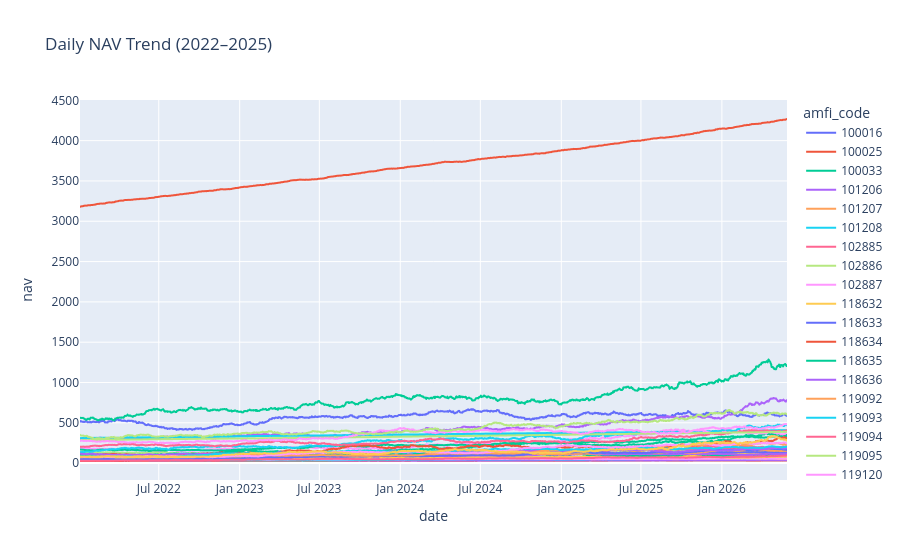

Source (notebook cell):
### Markdown cell above
### Insight 1

Most mutual funds experienced a strong upward NAV trend,
particularly during the 2023 market rally.

Now save the chart created.

### Code cell
nav["date"] = pd.to_datetime(
    nav["date"]
)

fig = px.line(
    nav,
    x="date",
    y="nav",
    color="amfi_code",
    title="Daily NAV Trend (2022–2025)"
)

fig.show()

### Figure 1 — Plotly figure (JSON) as saved in the notebook; plotly's stock layout.template omitted (floating-point values rounded to 4 significant figures; data arrays with more than 128 entries replaced by an {"elided": "..."} marker saying what was removed)
{"data": [{"hovertemplate": "amfi_code=100016<br>date=%{x}<br>nav=%{y}<extra></extra>", "legendgroup": "100016", "line": {"color": "#636efa", "dash": "solid"}, "marker": {"symbol": "circle"}, "mode": "lines", "name": "100016", "showlegend": true, "type": "scattergl", "x": {"elided": "1150 str values"}, "xaxis": "x", "y": {"elided": "1150 float values"}, "yaxis": "y"}, {"hovertemplate": "amfi_code=100025<br>date=%{x}<br>nav=%{y}<extra></extra>", "legendgroup": "100025", "line": {"color": "#EF553B", "dash": "solid"}, "marker": {"symbol": "circle"}, "mode": "lines", "name": "100025", "showlegend": true, "type": "scattergl", "x": {"elided": "1150 str values"}, "xaxis": "x", "y": {"elided": "1150 float values"}, "yaxis": "y"}, {"hovertemplate": "amfi_code=100033<br>date=%{x}<br>nav=%{y}<extra></extra>", "legendgroup": "100033", "line": {"color": "#00cc96", "dash": "solid"}, "marker": {"symbol": "circle"}, "mode": "lines", "name": "100033", "showlegend": true, "type": "scattergl", "x": {"elided": "1150 str values"}, "xaxis": "x", "y": {"elided": "1150 float values"}, "yaxis": "y"}, {"hovertemplate": "amfi_code=101206<br>date=%{x}<br>nav=%{y}<extra></extra>", "legendgroup": "101206", "line": {"color": "#ab63fa", "dash": "solid"}, "marker": {"symbol": "circle"}, "mode": "lines", "name": "101206", "showlegend": true, "type": "scattergl", "x": {"elided": "1150 str values"}, "xaxis": "x", "y": {"elided": "1150 float values"}, "yaxis": "y"}, {"hovertemplate": "amfi_code=101207<br>date=%{x}<br>nav=%{y}<extra></extra>", "legendgroup": "101207", "line": {"color": "#FFA15A", "dash": "solid"}, "marker": {"symbol": "circle"}, "mode": "lines", "name": "101207", "showlegend": true, "type": "scattergl", "x": {"elided": "1150 str values"}, "xaxis": "x", "y": {"elided": "1150 float values"}, "yaxis": "y"}, {"hovertemplate": "amfi_code=101208<br>date=%{x}<br>nav=%{y}<extra></extra>", "legendgroup": "101208", "line": {"color": "#19d3f3", "dash": "solid"}, "marker": {"symbol": "circle"}, "mode": "lines", "name": "101208", "showlegend": true, "type": "scattergl", "x": {"elided": "1150 str values"}, "xaxis": "x", "y": {"elided": "1150 float values"}, "yaxis": "y"}, {"hovertemplate": "amfi_code=102885<br>date=%{x}<br>nav=%{y}<extra></extra>", "legendgroup": "102885", "line": {"color": "#FF6692", "dash": "solid"}, "marker": {"symbol": "circle"}, "mode": "lines", "name": "102885", "showlegend": true, "type": "scattergl", "x": {"elided": "1150 str values"}, "xaxis": "x", "y": {"elided": "1150 float values"}, "yaxis": "y"}, {"hovertemplate": "amfi_code=102886<br>date=%{x}<br>nav=%{y}<extra></extra>", "legendgroup": "102886", "line": {"color": "#B6E880", "dash": "solid"}, "marker": {"symbol": "circle"}, "mode": "lines", "name": "102886", "showlegend": true, "type": "scattergl", "x": {"elided": "1150 str values"}, "xaxis": "x", "y": {"elided": "1150 float values"}, "yaxis": "y"}, {"hovertemplate": "amfi_code=102887<br>date=%{x}<br>nav=%{y}<extra></extra>", "legendgroup": "102887", "line": {"color": "#FF97FF", "dash": "solid"}, "marker": {"symbol": "circle"}, "mode": "lines", "name": "102887", "showlegend": true, "type": "scattergl", "x": {"elided": "1150 str values"}, "xaxis": "x", "y": {"elided": "1150 float values"}, "yaxis": "y"}, {"hovertemplate": "amfi_code=118632<br>date=%{x}<br>nav=%{y}<extra></extra>", "legendgroup": "118632", "line": {"color": "#FECB52", "dash": "solid"}, "marker": {"symbol": "circle"}, "mode": "lines", "name": "118632", "showlegend": true, "type": "scattergl", "x": {"elided": "1150 str values"}, "xaxis": "x", "y": {"elided": "1150 float values"}, "yaxis": "y"}, {"hovertemplate": "amfi_code=118633<br>date=%{x}<br>nav=%{y}<extra></extra>", "legendgroup": "118633", "line": {"color": "#636efa", "dash": "solid"}, "marker": {"symbol": "circle"}, "mode": "lines", "name": "118633", "showlegend": true, "type": "scattergl", "x": {"elided": "1150 str values"}, "xaxis": "x", "y": {"elided": "1150 float values"}, "yaxis": "y"}, {"hovertemplate": "amfi_code=118634<br>date=%{x}<br>nav=%{y}<extra></extra>", "legendgroup": "118634", "line": {"color": "#EF553B", "dash": "solid"}, "marker": {"symbol": "circle"}, "mode": "lines", "name": "118634", "showlegend": true, "type": "scattergl", "x": {"elided": "1150 str values"}, "xaxis": "x", "y": {"elided": "1150 float values"}, "yaxis": "y"}, {"hovertemplate": "amfi_code=118635<br>date=%{x}<br>nav=%{y}<extra></extra>", "legendgroup": "118635", "line": {"color": "#00cc96", "dash": "solid"}, "marker": {"symbol": "circle"}, "mode": "lines", "name": "118635", "showlegend": true, "type": "scattergl", "x": {"elided": "1150 str values"}, "xaxis": "x", "y": {"elided": "1150 float values"}, "yaxis": "y"}, {"hovertemplate": "amfi_code=118636<br>date=%{x}<br>nav=%{y}<extra></extra>", "legendgroup": "118636", "line": {"color": "#ab63fa", "dash": "solid"}, "marker": {"symbol": "circle"}, "mode": "lines", "name": "118636", "showlegend": true, "type": "scattergl", "x": {"elided": "1150 str values"}, "xaxis": "x", "y": {"elided": "1150 float values"}, "yaxis": "y"}, {"hovertemplate": "amfi_code=119092<br>date=%{x}<br>nav=%{y}<extra></extra>", "legendgroup": "119092", "line": {"color": "#FFA15A", "dash": "solid"}, "marker": {"symbol": "circle"}, "mode": "lines", "name": "119092", "showlegend": true, "type": "scattergl", "x": {"elided": "1150 str values"}, "xaxis": "x", "y": {"elided": "1150 float values"}, "yaxis": "y"}, {"hovertemplate": "amfi_code=119093<br>date=%{x}<br>nav=%{y}<extra></extra>", "legendgroup": "119093", "line": {"color": "#19d3f3", "dash": "solid"}, "marker": {"symbol": "circle"}, "mode": "lines", "name": "119093", "showlegend": true, "type": "scattergl", "x": {"elided": "1150 str values"}, "xaxis": "x", "y": {"elided": "1150 float values"}, "yaxis": "y"}, {"hovertemplate": "amfi_code=119094<br>date=%{x}<br>nav=%{y}<extra></extra>", "legendgroup": "119094", "line": {"color": "#FF6692", "dash": "solid"}, "marker": {"symbol": "circle"}, "mode": "lines", "name": "119094", "showlegend": true, "type": "scattergl", "x": {"elided": "1150 str values"}, "xaxis": "x", "y": {"elided": "1150 float values"}, "yaxis": "y"}, {"hovertemplate": "amfi_code=119095<br>date=%{x}<br>nav=%{y}<extra></extra>", "legendgroup": "119095", "line": {"color": "#B6E880", "dash": "solid"}, "marker": {"symbol": "circle"}, "mode": "lines", "name": "119095", "showlegend": true, "type": "scattergl", "x": {"elided": "1150 str values"}, "xaxis": "x", "y": {"elided": "1150 float values"}, "yaxis": "y"}, {"hovertemplate": "amfi_code=119120<br>date=%{x}<br>nav=%{y}<extra></extra>", "legendgroup": "119120", "line": {"color": "#FF97FF", "dash": "solid"}, "marker": {"symbol": "circle"}, "mode": "lines", "name": "119120", "showlegend": true, "type": "scattergl", "x": {"elided": "1150 str values"}, "xaxis": "x", "y": {"elided": "1150 float values"}, "yaxis": "y"}, {"hovertemplate": "amfi_code=119551<br>date=%{x}<br>nav=%{y}<extra></extra>", "legendgroup": "119551", "line": {"color": "#FECB52", "dash": "solid"}, "marker": {"symbol": "circle"}, "mode": "lines", "name": "119551", "showlegend": true, "type": "scattergl", "x": {"elided": "1150 str values"}, "xaxis": "x", "y": {"elided": "1150 float values"}, "yaxis": "y"}, {"hovertemplate": "amfi_code=119552<br>date=%{x}<br>nav=%{y}<extra></extra>", "legendgroup": "119552", "line": {"color": "#636efa", "dash": "solid"}, "marker": {"symbol": "circle"}, "mode": "lines", "name": "119552", "showlegend": true, "type": "scattergl", "x": {"elided": "1150 str values"}, "xaxis": "x", "y": {"elided": "1150 float values"}, "yaxis": "y"}, {"hovertemplate": "amfi_code=119598<br>date=%{x}<br>nav=%{y}<extra></extra>", "legendgroup": "119598", "line": {"color": "#EF553B", "dash": "solid"}, "marker": {"symbol": "circle"}, "mode": "lines", "name": "119598", "showlegend": true, "type": "scattergl", "x": {"elided": "1150 str values"}, "xaxis": "x", "y": {"elided": "1150 float values"}, "yaxis": "y"}, {"hovertemplate": "amfi_code=119599<br>date=%{x}<br>nav=%{y}<extra></extra>", "legendgroup": "119599", "line": {"color": "#00cc96", "dash": "solid"}, "marker": {"symbol": "circle"}, "mode": "lines", "name": "119599", "showlegend": true, "type": "scattergl", "x": {"elided": "1150 str values"}, "xaxis": "x", "y": {"elided": "1150 float values"}, "yaxis": "y"}, {"hovertemplate": "amfi_code=120503<br>date=%{x}<br>nav=%{y}<extra></extra>", "legendgroup": "120503", "line": {"color": "#ab63fa", "dash": "solid"}, "marker": {"symbol": "circle"}, "mode": "lines", "name": "120503", "showlegend": true, "type": "scattergl", "x": {"elided": "1150 str values"}, "xaxis": "x", "y": {"elided": "1150 float values"}, "yaxis": "y"}, {"hovertemplate": "amfi_code=120504<br>date=%{x}<br>nav=%{y}<extra></extra>", "legendgroup": "120504", "line": {"color": "#FFA15A", "dash": "solid"}, "marker": {"symbol": "circle"}, "mode": "lines", "name": "120504", "showlegend": true, "type": "scattergl", "x": {"elided": "1150 str values"}, "xaxis": "x", "y": {"elided": "1150 float values"}, "yaxis": "y"}, {"hovertemplate": "amfi_code=120505<br>date=%{x}<br>nav=%{y}<extra></extra>", "legendgroup": "120505", "line": {"color": "#19d3f3", "dash": "solid"}, "marker": {"symbol": "circle"}, "mode": "lines", "name": "120505", "showlegend": true, "type": "scattergl", "x": {"elided": "1150 str values"}, "xaxis": "x", "y": {"elided": "1150 float values"}, "yaxis": "y"}, {"hovertemplate": "amfi_code=120506<br>date=%{x}<br>nav=%{y}<extra></extra>", "legendgroup": "120506", "line": {"color": "#FF6692", "dash": "solid"}, "marker": {"symbol": "circle"}, "mode": "lines", "name": "120506", "showlegend": true, "type": "scattergl", "x": {"elided": "1150 str values"}, "xaxis": "x", "y": {"elided": "1150 float values"}, "yaxis": "y"}, {"hovertemplate": "amfi_code=120507<br>date=%{x}<br>nav=%{y}<extra></extra>", "legendgroup": "120507", "line": {"color": "#B6E880", "dash": "solid"}, "marker": {"symbol": "circle"}, "mode": "lines", "name": "120507", "showlegend": true, "type": "scattergl", "x": {"elided": "1150 str values"}, "xaxis": "x", "y": {"elided": "1150 float values"}, "yaxis": "y"}, {"hovertemplate": "amfi_code=120841<br>date=%{x}<br>nav=%{y}<extra></extra>", "legendgroup": "120841", "line": {"color": "#FF97FF", "dash": "solid"}, "marker": {"symbol": "circle"}, "mode": "lines", "name": "120841", "showlegend": true, "type": "scattergl", "x": {"elided": "1150 str values"}, "xaxis": "x", "y": {"elided": "1150 float values"}, "yaxis": "y"}, {"hovertemplate": "amfi_code=120842<br>date=%{x}<br>nav=%{y}<extra></extra>", "legendgroup": "120842", "line": {"color": "#FECB52", "dash": "solid"}, "marker": {"symbol": "circle"}, "mode": "lines", "name": "120842", "showlegend": true, "type": "scattergl", "x": {"elided": "1150 str values"}, "xaxis": "x", "y": {"elided": "1150 float values"}, "yaxis": "y"}, {"hovertemplate": "amfi_code=120843<br>date=%{x}<br>nav=%{y}<extra></extra>", "legendgroup": "120843", "line": {"color": "#636efa", "dash": "solid"}, "marker": {"symbol": "circle"}, "mode": "lines", "name": "120843", "showlegend": true, "type": "scattergl", "x": {"elided": "1150 str values"}, "xaxis": "x", "y": {"elided": "1150 float values"}, "yaxis": "y"}, {"hovertemplate": "amfi_code=120844<br>date=%{x}<br>nav=%{y}<extra></extra>", "legendgroup": "120844", "line": {"color": "#EF553B", "dash": "solid"}, "marker": {"symbol": "circle"}, "mode": "lines", "name": "120844", "showlegend": true, "type": "scattergl", "x": {"elided": "1150 str values"}, "xaxis": "x", "y": {"elided": "1150 float values"}, "yaxis": "y"}, {"hovertemplate": "amfi_code=125497<br>date=%{x}<br>nav=%{y}<extra></extra>", "legendgroup": "125497", "line": {"color": "#00cc96", "dash": "solid"}, "marker": {"symbol": "circle"}, "mode": "lines", "name": "125497", "showlegend": true, "type": "scattergl", "x": {"elided": "1150 str values"}, "xaxis": "x", "y": {"elided": "1150 float values"}, "yaxis": "y"}, {"hovertemplate": "amfi_code=125498<br>date=%{x}<br>nav=%{y}<extra></extra>", "legendgroup": "125498", "line": {"color": "#ab63fa", "dash": "solid"}, "marker": {"symbol": "circle"}, "mode": "lines", "name": "125498", "showlegend": true, "type": "scattergl", "x": {"elided": "1150 str values"}, "xaxis": "x", "y": {"elided": "1150 float values"}, "yaxis": "y"}, {"hovertemplate": "amfi_code=148567<br>date=%{x}<br>nav=%{y}<extra></extra>", "legendgroup": "148567", "line": {"color": "#FFA15A", "dash": "solid"}, "marker": {"symbol": "circle"}, "mode": "lines", "name": "148567", "showlegend": true, "type": "scattergl", "x": {"elided": "1150 str values"}, "xaxis": "x", "y": {"elided": "1150 float values"}, "yaxis": "y"}, {"hovertemplate": "amfi_code=148568<br>date=%{x}<br>nav=%{y}<extra></extra>", "legendgroup": "148568", "line": {"color": "#19d3f3", "dash": "solid"}, "marker": {"symbol": "circle"}, "mode": "lines", "name": "148568", "showlegend": true, "type": "scattergl", "x": {"elided": "1150 str values"}, "xaxis": "x", "y": {"elided": "1150 float values"}, "yaxis": "y"}, {"hovertemplate": "amfi_code=148569<br>date=%{x}<br>nav=%{y}<extra></extra>", "legendgroup": "148569", "line": {"color": "#FF6692", "dash": "solid"}, "marker": {"symbol": "circle"}, "mode": "lines", "name": "148569", "showlegend": true, "type": "scattergl", "x": {"elided": "1150 str values"}, "xaxis": "x", "y": {"elided": "1150 float values"}, "yaxis": "y"}, {"hovertemplate": "amfi_code=149322<br>date=%{x}<br>nav=%{y}<extra></extra>", "legendgroup": "149322", "line": {"color": "#B6E880", "dash": "solid"}, "marker": {"symbol": "circle"}, "mode": "lines", "name": "149322", "showlegend": true, "type": "scattergl", "x": {"elided": "1150 str values"}, "xaxis": "x", "y": {"elided": "1150 float values"}, "yaxis": "y"}, {"hovertemplate": "amfi_code=149323<br>date=%{x}<br>nav=%{y}<extra></extra>", "legendgroup": "149323", "line": {"color": "#FF97FF", "dash": "solid"}, "marker": {"symbol": "circle"}, "mode": "lines", "name": "149323", "showlegend": true, "type": "scattergl", "x": {"elided": "1150 str values"}, "xaxis": "x", "y": {"elided": "1150 float values"}, "yaxis": "y"}, {"hovertemplate": "amfi_code=149324<br>date=%{x}<br>nav=%{y}<extra></extra>", "legendgroup": "149324", "line": {"color": "#FECB52", "dash": "solid"}, "marker": {"symbol": "circle"}, "mode": "lines", "name": "149324", "showlegend": true, "type": "scattergl", "x": {"elided": "1150 str values"}, "xaxis": "x", "y": {"elided": "1150 float values"}, "yaxis": "y"}], "layout": {"legend": {"title": {"text": "amfi_code"}, "tracegroupgap": 0}, "title": {"text": "Daily NAV Trend (2022–2025)"}, "xaxis": {"anchor": "y", "domain": [0, 1], "title": {"text": "date"}}, "yaxis": {"anchor": "x", "domain": [0, 1], "title": {"text": "nav"}}}}
